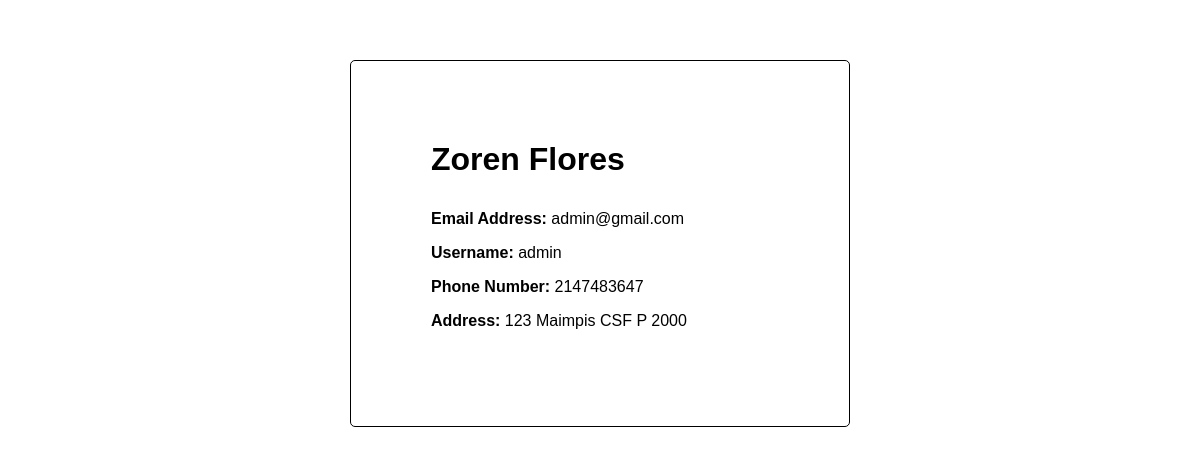
The app's page /admin/profile.php (signed in) with its own data.
### tables this page shows
CREATE TABLE `users` (
  `userId` varchar(150) NOT NULL,
  `fname` varchar(150) NOT NULL,
  `lname` varchar(150) NOT NULL,
  `email` varchar(150) NOT NULL,
  `username` varchar(150) NOT NULL,
  `password` varchar(150) NOT NULL,
  `number` varchar(150) NOT NULL,
  `street` varchar(150) NOT NULL,
  `barangay` varchar(150) NOT NULL,
  `municipality` varchar(150) NOT NULL,
  `province` varchar(150) NOT NULL,
  `zipcode` int(11) NOT NULL,
  `type` varchar(10) NOT NULL,
  `status` varchar(10) NOT NULL,
  `created_at` date NOT NULL DEFAULT current_timestamp(),
  `photo` varchar(255) NOT NULL,
  `updated_at` date DEFAULT NULL
);

### server/fetch-profile.php (called while the page is built)
<?php
include_once('connections.php');
if(isset($_SESSION['login'])) {
    $username = $_SESSION['username'];
    $query = mysqli_query($connection, "SELECT * FROM users WHERE username = '$username'");
    $user = mysqli_fetch_assoc($query);
}
?>

### admin/profile.php (the view, shortened to what this page needs)
<!DOCTYPE html>
<html lang="en">
<head>
    <link rel="stylesheet" href="../css/styles.css">
</head>
<body id="profile">
    <?php
    include '../server/fetch-profile.php';
    ?>
    <div class="renzo-profile-container">
        <div class="renzo-profile-tab">
            <h2><?= $user['fname']; ?> <?= $user['lname']; ?></h2>
            <p><strong>Email Address: </strong><?= $user['email']; ?></p>
            <p><strong>Username: </strong><?= $user['username']; ?></p>
            <p><strong>Phone Number: </strong><?= $user['number']; ?></p>
            <p><strong>Address: </strong><?= $user['street']; ?> <?= $user['barangay']; ?> <?= $user['municipality']; ?> <?= $user['province']; ?> <?= $user['zipcode']; ?></p>
        </div>
    </div>
</body>
</html>

### css/styles.css (style rules this page uses)
* { margin: 0; padding: 0; box-sizing: border-box; }
h2 { font-size: 2em; }
p { font-size: 1em; }
body { font-family: Verdana, Geneva, Tahoma, sans-serif; }
#profile { padding: 60px 25px; }
.renzo-profile-container { max-width: 500px; width: 100%; justify-self: center; border-radius: 5px; border: 1px solid #000; padding: 5em; }
.renzo-profile-tab h2, .renzo-profile-tab p { margin-bottom: 1em; }

### records on screen
users: fname "Zoren", lname "Flores", email "admin@gmail.com", username "admin", number "2147483647", street "123", barangay "Maimpis", municipality "CSF", province "P", zipcode "2000"
